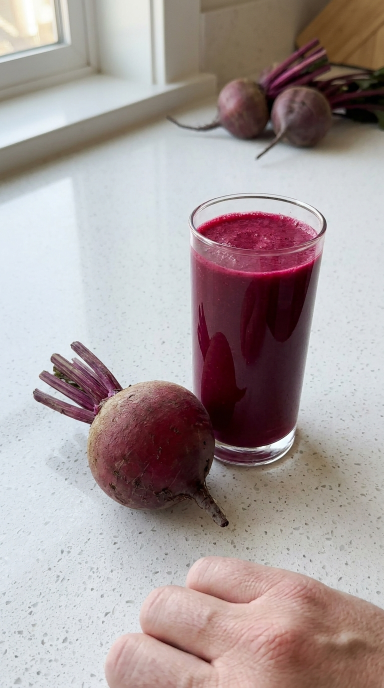
#> input picture ugc/horbaach-beet-root/stills_raw/S2_raw.png, 768 x 1376 px, given in place of listing_burgundy_10of10.jpg, which was not available (shown at 1/2 size)
$ python hue_check.py ../../horbaach-beet-root/stills_raw/S2_raw.png
#> lines starting #> are read from the running program, lines starting #| are printed output that depends on the picture; after the words box and inside, x2 and y2 are one past the last pixel; in counts of white or black regions, pixels touching at a corner belong together; pictures that were not available may be replaced by others from this repository, and a replacement may not be noted
"""v8 check (Grace 2026-10-28: 'she can tell it was pasted'; Ralph: 'are you going to use the correct burgundy'):
in every pasted shot (clips/S4/S7/S8/S9_track.mp4) the charm's body keeps the listing photo's burgundy hue, and with
--sharp, it is no sharper than the footage around it (a crisp studio photo on soft AI video reads as a sticker).
  python3 tools/hue_check.py [--sharp]   -> HUE_OK / SHARP_OK or the failures"""
import colorsys, json, sys
import cv2, numpy as np
SHOTS, TOL, SHARP_MAX = ["S4N", "S7N", "S8L", "S9"], 8.0, 1.1


def hue(rgb):
    return colorsys.rgb_to_hsv(*(np.asarray(rgb) / 255))[0] * 360


def burg(a):
    b, g, r = [a[..., i].astype(int) for i in range(3)]
    return (r > 45) & (r < 190) & (g < r * 0.5) & (b > g * 0.9) & (b < r * 0.8)


def crisp(gray, m):
    """Edge steepness on the strongest edges in m: gradient / local contrast (7x7), independent of how bright or dark
    the edge is. A crisp studio cut-out scores higher than soft AI footage."""
    g = np.hypot(*np.gradient(gray)); k = np.ones((7, 7), np.uint8)
    con = cv2.dilate(gray, k) - cv2.erode(gray, k); v = (g / np.maximum(con, 1))[m & (con > 25)]
    gm = g[m & (con > 25)]
    return float(np.median(v[gm >= np.percentile(gm, 80)])) if len(gm) > 20 else np.nan


L = cv2.imread("refs/real/listing_burgundy_10of10.jpg")[650:1050, 300:600]
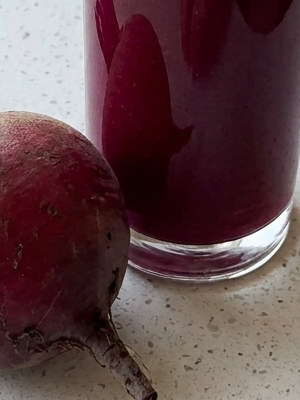
#> L: shape (400, 300, 3); mean B, G, R 68.1, 65.5, 93.4
ref = hue(np.median(L[burg(L)][:, ::-1], 0))
#> in burg, `b, g, r = [a[..., i].astype(int) for i in range(3)]`:
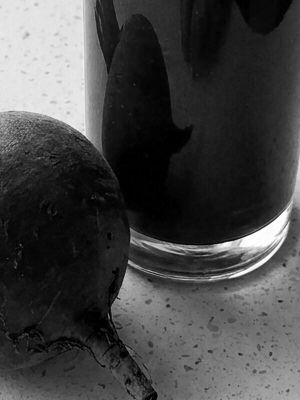
#> b: shape (400, 300) int64; min 0, max 255, mean 68.1
#> in burg, `b, g, r = [a[..., i].astype(int) for i in range(3)]`:
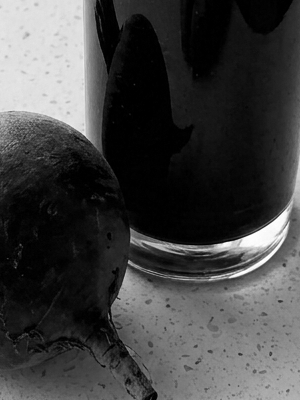
#> g: shape (400, 300) int64; min 0, max 255, mean 65.5
#> in burg, `b, g, r = [a[..., i].astype(int) for i in range(3)]`:
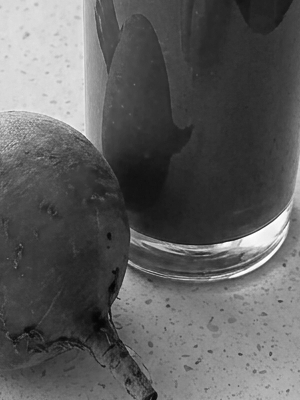
#> r: shape (400, 300) int64; min 3, max 255, mean 93.4
#> in burg, `return (r > 45) & (r < 190) & (g < r * 0.5) & (b > g * 0.9) & (b < r *..`:
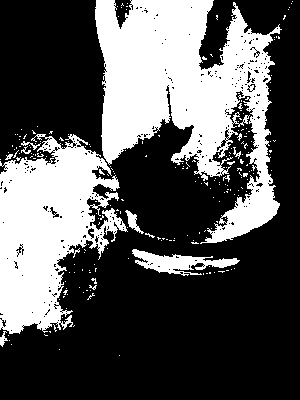
#> returned value: shape (400, 300) bool; 33.8% white; 225 white regions (215 under 20 px), largest, box (x1, y1, x2, y2) and area: (95, 0, 282, 244) 23514, (0, 134, 128, 334) 14779, (132, 249, 240, 276) 1256
#> ref = 344.3
bad = []; sharp = "--sharp" in sys.argv
for sid in SHOTS:
#> (the run stopped early here; a loop or call above may not have finished)
